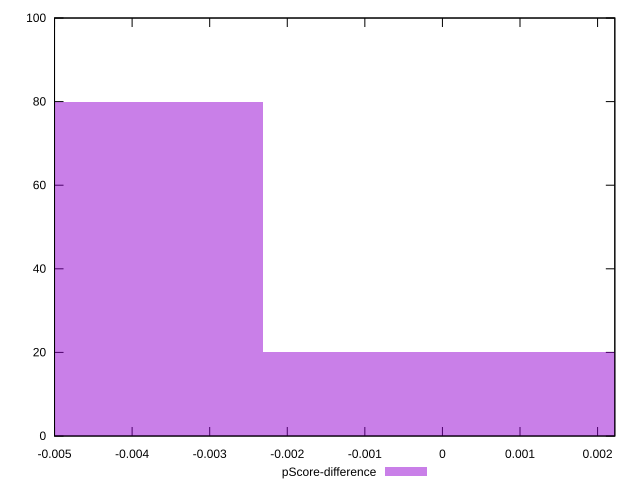

The script that saved this image:
reset

$pScoreDifference <<EOF
0 20
-0.004626349136547911 80
EOF

set key outside below
set boxwidth 0.004626349136547911
set xrange [-0.0050000000000000044:0.0022222222222222365]
set yrange [0:100]
set trange [0:100]
set style fill transparent solid 0.5 noborder
set terminal svg size 640, 490 enhanced background rgb 'white'
set output "reports/report_00031_2021-02-24T23-18-18.084Z/uses-text-compression/samples/card/pScore-difference/histogram.svg"

plot $pScoreDifference title "pScore-difference" with boxes

reset
